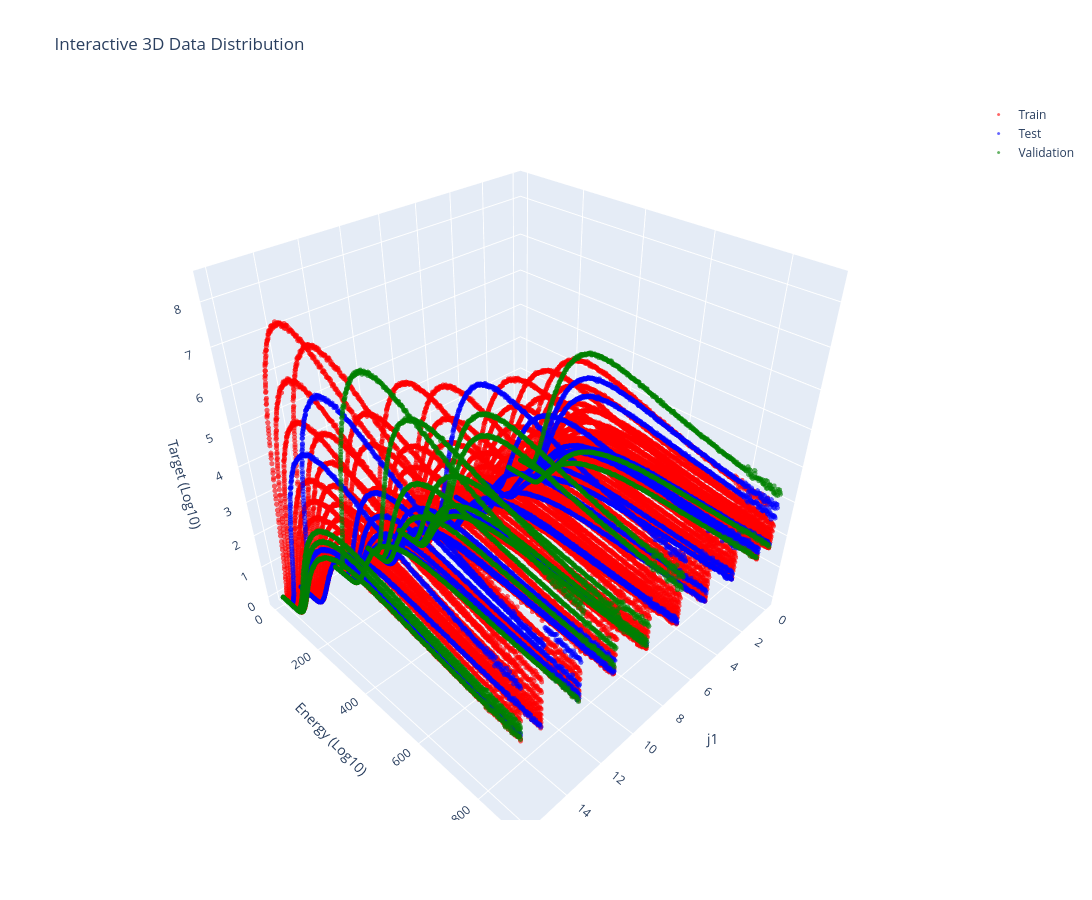

Here is the notebook cell this chart was saved with:
### Code cell
import plotly.graph_objects as go

fig = go.Figure()

# Train points
fig.add_trace(go.Scatter3d(
    x=Xraw_selected_train[:, 0],
    y=Xraw_selected_train[:, 2],
    z=yraw_selected_train,
    mode='markers',
    marker=dict(size=3, color='red', opacity=0.6),
    name='Train'
))

# Test points
fig.add_trace(go.Scatter3d(
    x=Xraw_selected_test[:, 0],
    y=Xraw_selected_test[:, 2],
    z=yraw_selected_test,
    mode='markers',
    marker=dict(size=3, color='blue', opacity=0.6),
    name='Test'
))

fig.add_trace(go.Scatter3d(
    x=Xraw_selected_val[:, 0],
    y=Xraw_selected_val[:, 2],
    z=yraw_selected_val, 
    mode='markers',
    marker=dict(size=3, color='green', opacity=0.6),
    name='Validation'
))

# Set dimensions and layout
fig.update_layout(
    width=1200,   # Set width
    height=900,   # Set height
    title="Interactive 3D Data Distribution",
    scene=dict(
        xaxis_title='j1',
        yaxis_title='Energy (Log10)',
        zaxis_title='Target (Log10)'
    )
)

fig.show()

### Figure 1 — Plotly figure (JSON) as saved in the notebook; plotly's stock layout.template omitted (floating-point values rounded to 4 significant figures; data arrays with more than 128 entries replaced by an {"elided": "..."} marker saying what was removed)
{"data": [{"marker": {"color": "red", "opacity": 0.6, "size": 3}, "mode": "markers", "name": "Train", "type": "scatter3d", "x": {"elided": "39600 float values"}, "y": {"elided": "39600 float values"}, "z": {"elided": "39600 float values"}}, {"marker": {"color": "blue", "opacity": 0.6, "size": 3}, "mode": "markers", "name": "Test", "type": "scatter3d", "x": {"elided": "11700 float values"}, "y": {"elided": "11700 float values"}, "z": {"elided": "11700 float values"}}, {"marker": {"color": "green", "opacity": 0.6, "size": 3}, "mode": "markers", "name": "Validation", "type": "scatter3d", "x": {"elided": "7200 float values"}, "y": {"elided": "7200 float values"}, "z": {"elided": "7200 float values"}}], "layout": {"height": 900, "scene": {"xaxis": {"title": {"text": "j1"}}, "yaxis": {"title": {"text": "Energy (Log10)"}}, "zaxis": {"title": {"text": "Target (Log10)"}}}, "title": {"text": "Interactive 3D Data Distribution"}, "width": 1200}}
